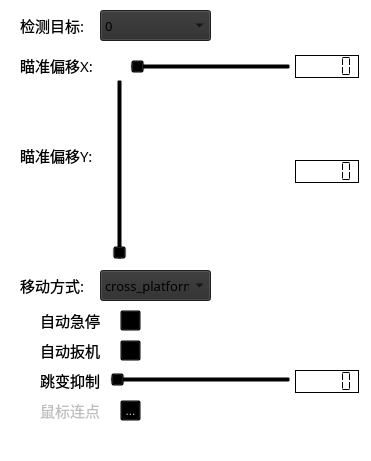
    <widget class="QFrame" name="advancedSettingsFrame">
     <property name="geometry">
      <rect>
       <x>0</x>
       <y>0</y>
       <width>371</width>
       <height>461</height>
      </rect>
     </property>
     <property name="styleSheet">
      <string notr="true">background-color: rgba(0, 0, 0, 0);
border-color: rgba(0, 0, 0, 0);</string>
     </property>
     <property name="frameShape">
      <enum>QFrame::Shape::Box</enum>
     </property>
     <property name="frameShadow">
      <enum>QFrame::Shadow::Raised</enum>
     </property>
     <property name="lineWidth">
      <number>0</number>
     </property>
     <widget class="QComboBox" name="detectionTargetComboBox">
      <property name="geometry">
       <rect>
        <x>100</x>
        <y>10</y>
        <width>111</width>
        <height>31</height>
       </rect>
      </property>
      <property name="font">
       <font>
        <family>Microsoft YaHei</family>
        <pointsize>10</pointsize>
        <bold>false</bold>
       </font>
      </property>
      <property name="styleSheet">
       <string notr="true">background-color: rgb(44, 44, 44);</string>
      </property>
      <item>
       <property name="text">
        <string>0</string>
       </property>
      </item>
      <item>
       <property name="text">
        <string>1</string>
       </property>
      </item>
      <item>
       <property name="text">
        <string>2</string>
       </property>
      </item>
      <item>
       <property name="text">
        <string>3</string>
       </property>
      </item>
      <item>
       <property name="text">
        <string>4</string>
       </property>
      </item>
      <item>
       <property name="text">
        <string>5</string>
       </property>
      </item>
      <item>
       <property name="text">
        <string>ALL</string>
       </property>
      </item>
     </widget>
     <widget class="QLabel" name="detectionTargetLabel">
      <property name="geometry">
       <rect>
        <x>20</x>
        <y>10</y>
        <width>71</width>
        <height>31</height>
       </rect>
      </property>
      <property name="font">
       <font>
        <family>Microsoft YaHei</family>
        <pointsize>11</pointsize>
       </font>
      </property>
      <property name="styleSheet">
       <string notr="true">background-color: rgba(0, 0, 0, 0);</string>
      </property>
      <property name="text">
       <string>检测目标:</string>
      </property>
      <property name="alignment">
       <set>Qt::AlignmentFlag::AlignLeading|Qt::AlignmentFlag::AlignLeft|Qt::AlignmentFlag::AlignVCenter</set>
      </property>
     </widget>
     <widget class="QCheckBox" name="auxiliaryPressureGunCheckBox_4">
      <property name="enabled">
       <bool>true</bool>
      </property>
      <property name="geometry">
       <rect>
        <x>20</x>
        <y>310</y>
        <width>91</width>
        <height>20</height>
       </rect>
      </property>
      <property name="font">
       <font>
        <family>Microsoft YaHei</family>
        <pointsize>11</pointsize>
       </font>
      </property>
      <property name="text">
       <string>自动急停</string>
      </property>
     </widget>
     <widget class="QCheckBox" name="automatic_trigger_switchCheckBox">
      <property name="enabled">
       <bool>true</bool>
      </property>
      <property name="geometry">
       <rect>
        <x>20</x>
        <y>340</y>
        <width>91</width>
        <height>20</height>
       </rect>
      </property>
      <property name="font">
       <font>
        <family>Microsoft YaHei</family>
        <pointsize>11</pointsize>
       </font>
      </property>
      <property name="text">
       <string>自动扳机</string>
      </property>
     </widget>
     <widget class="QToolButton" name="auxiliaryPressureGunToolButton_4">
      <property name="enabled">
       <bool>true</bool>
      </property>
      <property name="geometry">
       <rect>
        <x>120</x>
        <y>310</y>
        <width>21</width>
        <height>21</height>
       </rect>
      </property>
      <property name="text">
       <string>...</string>
      </property>
     </widget>
     <widget class="QToolButton" name="automatic_trigger_switchToolButton">
      <property name="enabled">
       <bool>true</bool>
      </property>
      <property name="geometry">
       <rect>
        <x>120</x>
        <y>340</y>
        <width>21</width>
        <height>21</height>
       </rect>
      </property>
      <property name="text">
       <string>...</string>
      </property>
     </widget>
     <widget class="QLabel" name="label_26">
      <property name="geometry">
       <rect>
        <x>220</x>
        <y>15</y>
        <width>21</width>
        <height>21</height>
       </rect>
      </property>
      <property name="sizePolicy">
       <sizepolicy hsizetype="Fixed" vsizetype="Fixed">
        <horstretch>0</horstretch>
        <verstretch>0</verstretch>
       </sizepolicy>
      </property>
      <property name="toolTip">
       <string>根据模型进行调整</string>
      </property>
      <property name="text">
       <string/>
      </property>
      <property name="pixmap">
       <pixmap>ico/warningtriangle_87535-modified.png</pixmap>
      </property>
      <property name="scaledContents">
       <bool>true</bool>
      </property>
     </widget>
     <widget class="QLabel" name="aimingRangeLabel_3">
      <property name="geometry">
       <rect>
        <x>20</x>
        <y>50</y>
        <width>81</width>
        <height>31</height>
       </rect>
      </property>
      <property name="font">
       <font>
        <family>Microsoft YaHei</family>
        <pointsize>11</pointsize>
       </font>
      </property>
      <property name="styleSheet">
       <string notr="true">background-color: rgba(0, 0, 0, 0);</string>
      </property>
      <property name="text">
       <string>瞄准偏移X:</string>
      </property>
      <property name="alignment">
       <set>Qt::AlignmentFlag::AlignLeading|Qt::AlignmentFlag::AlignLeft|Qt::AlignmentFlag::AlignVCenter</set>
      </property>
     </widget>
     <widget class="QLCDNumber" name="offset_centerxNumber">
      <property name="geometry">
       <rect>
        <x>295</x>
        <y>55</y>
        <width>64</width>
        <height>23</height>
       </rect>
      </property>
      <property name="frameShape">
       <enum>QFrame::Shape::Box</enum>
      </property>
      <property name="frameShadow">
       <enum>QFrame::Shadow::Plain</enum>
      </property>
      <property name="segmentStyle">
       <enum>QLCDNumber::SegmentStyle::Flat</enum>
      </property>
     </widget>
     <widget class="QSlider" name="offset_centerxVerticalSlider">
      <property name="geometry">
       <rect>
        <x>130</x>
        <y>57</y>
        <width>161</width>
        <height>20</height>
       </rect>
      </property>
      <property name="orientation">
       <enum>Qt::Orientation::Horizontal</enum>
      </property>
     </widget>
     <widget class="QLabel" name="aimingRangeLabel_4">
      <property name="geometry">
       <rect>
        <x>20</x>
        <y>140</y>
        <width>81</width>
        <height>31</height>
       </rect>
      </property>
      <property name="font">
       <font>
        <family>Microsoft YaHei</family>
        <pointsize>11</pointsize>
       </font>
      </property>
      <property name="styleSheet">
       <string notr="true">background-color: rgba(0, 0, 0, 0);</string>
      </property>
      <property name="text">
       <string>瞄准偏移Y:</string>
      </property>
      <property name="alignment">
       <set>Qt::AlignmentFlag::AlignLeading|Qt::AlignmentFlag::AlignLeft|Qt::AlignmentFlag::AlignVCenter</set>
      </property>
     </widget>
     <widget class="QSlider" name="offset_centeryVerticalSlider">
      <property name="geometry">
       <rect>
        <x>110</x>
        <y>79</y>
        <width>20</width>
        <height>181</height>
       </rect>
      </property>
      <property name="orientation">
       <enum>Qt::Orientation::Vertical</enum>
      </property>
     </widget>
     <widget class="QLCDNumber" name="offset_centeryNumber">
      <property name="geometry">
       <rect>
        <x>295</x>
        <y>160</y>
        <width>64</width>
        <height>23</height>
       </rect>
      </property>
      <property name="frameShape">
       <enum>QFrame::Shape::Box</enum>
      </property>
      <property name="frameShadow">
       <enum>QFrame::Shadow::Plain</enum>
      </property>
      <property name="segmentStyle">
       <enum>QLCDNumber::SegmentStyle::Flat</enum>
      </property>
     </widget>
     <widget class="QLabel" name="label_27">
      <property name="geometry">
       <rect>
        <x>145</x>
        <y>80</y>
        <width>131</width>
        <height>181</height>
       </rect>
      </property>
      <property name="text">
       <string/>
      </property>
      <property name="pixmap">
       <pixmap>ico/body_photo.png</pixmap>
      </property>
      <property name="scaledContents">
       <bool>true</bool>
      </property>
     </widget>
     <widget class="QLabel" name="detectionTargetLabel_2">
      <property name="geometry">
       <rect>
        <x>20</x>
        <y>270</y>
        <width>71</width>
        <height>31</height>
       </rect>
      </property>
      <property name="font">
       <font>
        <family>Microsoft YaHei</family>
        <pointsize>11</pointsize>
       </font>
      </property>
      <property name="styleSheet">
       <string notr="true">background-color: rgba(0, 0, 0, 0);</string>
      </property>
      <property name="text">
       <string>移动方式:</string>
      </property>
      <property name="alignment">
       <set>Qt::AlignmentFlag::AlignLeading|Qt::AlignmentFlag::AlignLeft|Qt::AlignmentFlag::AlignVCenter</set>
      </property>
     </widget>
     <widget class="QComboBox" name="mobileModeQComboBox">
      <property name="geometry">
       <rect>
        <x>100</x>
        <y>270</y>
        <width>111</width>
        <height>31</height>
       </rect>
      </property>
      <property name="font">
       <font>
        <family>Microsoft YaHei</family>
        <pointsize>10</pointsize>
        <bold>false</bold>
       </font>
      </property>
      <property name="styleSheet">
       <string notr="true">background-color: rgb(44, 44, 44);</string>
      </property>
      <item>
       <property name="text">
        <string>cross_platform</string>
       </property>
      </item>
      <item>
       <property name="text">
        <string>win32</string>
       </property>
      </item>
      <item>
       <property name="text">
        <string>飞易来</string>
       </property>
      </item>
      <item>
       <property name="text">
        <string>KmBoxNet</string>
       </property>
      </item>
      <item>
       <property name="text">
        <string>Logitech</string>
       </property>
      </item>
      <item>
       <property name="text">
        <string>mouse</string>
       </property>
      </item>
     </widget>
     <widget class="QCheckBox" name="jumpSuppressionCheckBox">
      <property name="geometry">
       <rect>
        <x>20</x>
        <y>370</y>
        <width>91</width>
        <height>20</height>
       </rect>
      </property>
      <property name="font">
       <font>
        <family>Microsoft YaHei</family>
        <pointsize>11</pointsize>
       </font>
      </property>
      <property name="toolTip">
       <string>演戏，目标死亡后防止瞄准转移</string>
      </property>
      <property name="text">
       <string>跳变抑制</string>
      </property>
     </widget>
     <widget class="QLCDNumber" name="jumpSuppressionNumber">
      <property name="geometry">
       <rect>
        <x>295</x>
        <y>370</y>
        <width>64</width>
        <height>23</height>
       </rect>
      </property>
      <property name="frameShape">
       <enum>QFrame::Shape::Box</enum>
      </property>
      <property name="frameShadow">
       <enum>QFrame::Shadow::Plain</enum>
      </property>
      <property name="segmentStyle">
       <enum>QLCDNumber::SegmentStyle::Flat</enum>
      </property>
     </widget>
     <widget class="QSlider" name="jumpSuppressionVerticalSlider">
      <property name="geometry">
       <rect>
        <x>110</x>
        <y>370</y>
        <width>181</width>
        <height>20</height>
       </rect>
      </property>
      <property name="orientation">
       <enum>Qt::Orientation::Horizontal</enum>
      </property>
     </widget>
     <widget class="QCheckBox" name="smoothAimingCheckBox_5">
      <property name="enabled">
       <bool>false</bool>
      </property>
      <property name="geometry">
       <rect>
        <x>20</x>
        <y>400</y>
        <width>91</width>
        <height>20</height>
       </rect>
      </property>
      <property name="font">
       <font>
        <family>Microsoft YaHei</family>
        <pointsize>11</pointsize>
       </font>
      </property>
      <property name="text">
       <string>鼠标连点</string>
      </property>
     </widget>
     <widget class="QToolButton" name="smoothAimingToolButton_5">
      <property name="enabled">
       <bool>false</bool>
      </property>
      <property name="geometry">
       <rect>
        <x>120</x>
        <y>400</y>
        <width>21</width>
        <height>21</height>
       </rect>
      </property>
      <property name="text">
       <string>...</string>
      </property>
     </widget>
    </widget>
